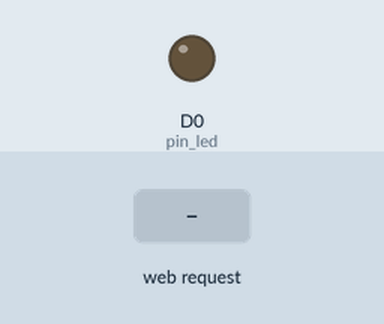
This sketch was run on a simulated ESP8266 (NodeMCU). Parts: output pins drawn as LEDs (lit = HIGH). Dashed ring = blinking. The inputs (shaded band) are chosen by the test bench. WiFi joins after 1.5 s; servers stay silent unless stated; what the sketch prints to the serial monitor is not drawn.

Above: at 2.7 s.
2.8 s: HTTP request GET /qblink?plain=120&pause=120&times=120 received
At 2.86 s:
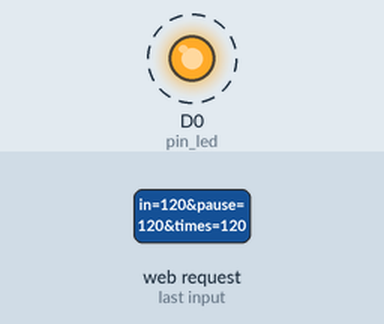
Timing chart, 0 to 11.8 s (numbered marks = the images above; inputs shaded):
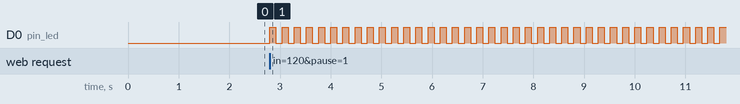

Measured:
- after the input at 2.8 s, D0 (pin_led): alternates HIGH for 0.12 s and LOW for 0.12 s, starting at once

The sketch:

server.ino
```cpp
#include <ESP8266WiFi.h>
#include <ESP8266WebServer.h>
#include <ArduinoJson.h>

ESP8266WebServer server;
uint8_t pin_led = D0;
char* ssid = "Ishna";
char* password = "even2468";

void setup()
{
  pinMode(pin_led, OUTPUT);
  WiFi.begin(ssid,password);
  Serial.begin(115200);
  while(WiFi.status()!=WL_CONNECTED)
  {
    Serial.print(".");
    delay(500);
  }
  Serial.println("");
  Serial.print("IP Address: ");
  Serial.println(WiFi.localIP());

  server.on("/",[](){server.send(200,"text/plain","Hello World!");});
  server.on("/toggle",toggleLED);
  server.on("/jblink",jBlinkLED);
  server.on("/qblink",qBlinkLED);
  server.begin();
}

void loop()
{
  server.handleClient();
}

void toggleLED()
{
  digitalWrite(pin_led,!digitalRead(pin_led));
  server.send(204,"");
}

void jBlinkLED()
{
  String data = server.arg("plain");
  StaticJsonBuffer<200> jBuffer;
  JsonObject& jObject = jBuffer.parseObject(data);
  String del = jObject["pause"];
  String n = jObject["times"];
  for (int i=0; i<n.toInt();i++)
  {
   digitalWrite(pin_led,!digitalRead(pin_led));
   delay(del.toInt());
  }
  server.send(200,"text/plain","GOT THE DATA!");
}

void qBlinkLED()
{
  String del = server.arg("pause");
  String n = server.arg("times");
  for (int i=0; i<n.toInt();i++)
  {
   digitalWrite(pin_led,!digitalRead(pin_led));
   delay(del.toInt());
  }
}
```
